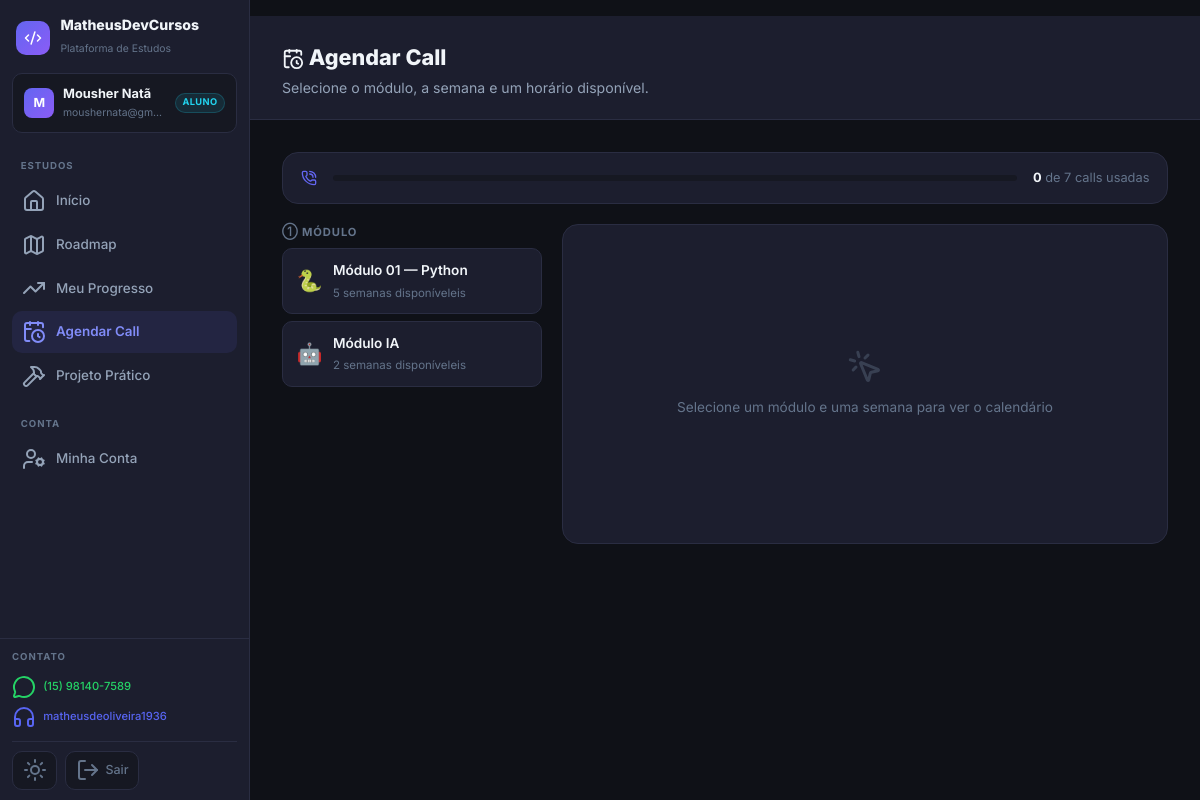
The app's page /schedule-call (signed in) with its own data.
### app.py (models this page shows)
class User(UserMixin, db.Model):
    id = db.Column(db.Integer, primary_key=True)
    username = db.Column(db.String(80), unique=True, nullable=False)
    email = db.Column(db.String(120), unique=True, nullable=True)
    password_hash = db.Column(db.String(200), nullable=False)
    role = db.Column(db.String(20), default='student')
    created_at = db.Column(db.DateTime, default=datetime.utcnow)
    is_active_user = db.Column(db.Boolean, default=True)
    modules = db.relationship('UserModule', backref='user', lazy=True, cascade='all, delete-orphan')
    progress = db.relationship('LessonProgress', backref='user', lazy=True, cascade='all, delete-orphan')
    submissions = db.relationship('ExerciseSubmission', backref='user', lazy=True, cascade='all, delete-orphan')

class Module(db.Model):
    id = db.Column(db.Integer, primary_key=True)
    name = db.Column(db.String(200), nullable=False)
    short_name = db.Column(db.String(80))
    description = db.Column(db.Text)
    price = db.Column(db.Float, default=0.0)
    duration = db.Column(db.String(100))
    level = db.Column(db.String(50))
    color = db.Column(db.String(20), default='purple')
    icon = db.Column(db.String(10), default='🐍')
    is_active = db.Column(db.Boolean, default=True)
    lessons = db.relationship('Lesson', backref='module', lazy=True, order_by='Lesson.order')
    users = db.relationship('UserModule', backref='module', lazy=True)

### app.py (the view)
@app.route('/schedule-call')
@login_required
def schedule_call():
    if current_user.role == 'admin':
        return redirect(url_for('admin_dashboard'))
    my_calls = CallSchedule.query.filter_by(user_id=current_user.id)\
        .order_by(CallSchedule.scheduled_date.desc()).all()
    availability = CallAvailability.query.filter_by(is_active=True).all()
    avail_map = {}
    for a in availability:
        if a.day_of_week not in avail_map:
            avail_map[a.day_of_week] = []
        avail_map[a.day_of_week].append({'start': a.start_time, 'end': a.end_time})
    user_modules = UserModule.query.filter_by(user_id=current_user.id).all()
    all_weeks = []
    for um in user_modules:
        mod = um.module
        weeks_q = db.session.query(Lesson.week_number, Lesson.title)\
            .filter_by(module_id=mod.id)\
            .order_by(Lesson.week_number, Lesson.order).all()
        seen = set()
        for wn, wt in weeks_q:
            if wn not in seen:
                seen.add(wn)
                all_weeks.append({
                    'module_id': mod.id,
                    'module_name': mod.short_name or mod.name,
                    'module_icon': mod.icon,
                    'week_number': wn,
                    'week_title': wt,
                })
    booked_weeks = set()
    for c in my_calls:
        if c.status in ['pending', 'confirmed', 'completed'] and c.module_id and c.week_number:
            booked_weeks.add((c.module_id, c.week_number))
    unbooked_weeks = [w for w in all_weeks
                      if (w['module_id'], w['week_number']) not in booked_weeks]
    total_calls = len(all_weeks)
    used_calls = len(booked_weeks)
    can_schedule = len(unbooked_weeks) > 0
    booked_slots = CallSchedule.query.filter(
        CallSchedule.status.in_(['pending', 'confirmed'])
    ).all()
    booked = [{'date': str(c.scheduled_date), 'time': c.scheduled_time} for c in booked_slots]
    booked_weeks_data = [w for w in all_weeks
                         if (w['module_id'], w['week_number']) in booked_weeks]
    return render_template('student/schedule.html',
        my_calls=my_calls, avail_map=json.dumps(avail_map),
        can_schedule=can_schedule,
        unbooked_weeks=json.dumps(unbooked_weeks),
        unbooked_weeks_raw=unbooked_weeks,
        booked_weeks_data=booked_weeks_data,
        total_calls=total_calls, used_calls=used_calls,
        booked_slots=json.dumps(booked))

### app.py (called while the page is built)
@login_manager.user_loader
def load_user(user_id):
    return User.query.get(int(user_id))

### templates/student/schedule.html (shortened to what this page needs)
{% extends "base.html" %}
{% block content %}
<div class="page-header">
  <div class="page-header-inner" style="display:flex;align-items:center;justify-content:space-between;">
    <div>
      <h1><i data-lucide="calendar-clock" style="width:22px;height:22px;display:inline;vertical-align:middle;"></i> Agendar Call</h1>
      <p>Selecione o módulo, a semana e um horário disponível.</p>
    </div>
  </div>
</div>
<div class="page-body"><div class="page-body-inner">
  <div class="quota-bar" style="margin-bottom:1.25rem;">
    <i data-lucide="phone-call" style="width:16px;height:16px;color:var(--primary);flex-shrink:0;"></i>
    <div class="quota-track">
      {% set pct = (used_calls / total_calls * 100)|round|int if total_calls > 0 else 0 %}
    </div>
    <span class="quota-label"><strong>{{ used_calls }}</strong> de {{ total_calls }} calls usadas</span>
  </div>
  <div class="sched-layout">
    <div class="sched-left">
      <div>
        <div class="step-label">① Módulo</div>
        <div style="display:flex;flex-direction:column;gap:0.4rem;" id="moduleList">
          {% set all_mod_ids = [] %}
          {% for w in unbooked_weeks_raw %}
            {% if loop.changed(w.module_id) %}
            <div class="module-card" data-mid="{{ w.module_id }}" onclick="selectModule({{ w.module_id }})">
              <span class="mod-icon">{{ w.module_icon }}</span>
              <div>
                <div class="mod-name">{{ w.module_name }}</div>
                <div class="mod-sub" id="mod-sub-{{ w.module_id }}">
                  {% set week_count = unbooked_weeks_raw|selectattr('module_id','eq', w.module_id)|list|length %}
                  {{ week_count }} semana{{ 's' if week_count != 1 }} disponível{{ 'eis' if week_count != 1 }}
                </div>
              </div>
            </div>
            {% endif %}
          {% else %}
            <div style="font-size:0.82rem;color:var(--text3);padding:0.75rem 0;">
              Nenhum módulo com calls disponíveis.
            </div>
          {% endfor %}
        </div>
      </div>
    </div>
    <div class="sched-right">
      <div id="calPlaceholder" class="month-cal" style="display:flex;align-items:center;justify-content:center;min-height:320px;flex-direction:column;gap:0.75rem;color:var(--text3);">
        <i data-lucide="mouse-pointer-click" style="width:36px;height:36px;opacity:0.4;"></i>
        <p style="font-size:0.85rem;">Selecione um módulo e uma semana para ver o calendário</p>
      </div>
    </div>
  </div>
</div></div>
{% endblock %}

### templates/base.html (shortened to what this page needs)
<!DOCTYPE html>
<html lang="pt-BR">
<head>
  <link rel="stylesheet" href="{{ url_for('static', filename='css/style.css') }}">
  <link rel="stylesheet" href="https://cdnjs.cloudflare.com/ajax/libs/codemirror/5.65.16/codemirror.min.css">
  <link rel="stylesheet" href="https://cdnjs.cloudflare.com/ajax/libs/codemirror/5.65.16/theme/dracula.min.css">
</head>
<body>
<div class="app-layout">
  <aside class="sidebar" id="sidebar">
    <div class="sb-brand">
      <a href="{{ url_for('index') }}" class="sb-brand-link">
        <div class="sb-brand-icon"><i data-lucide="code-2" style="width:18px;height:18px;color:#fff;"></i></div>
        <div class="sb-brand-text">
          <strong>MatheusDevCursos</strong>
          <span>Plataforma de Estudos</span>
        </div>
      </a>
    </div>
    <div class="sb-user">
      <div class="sb-user-avatar">{{ current_user.username[0].upper() }}</div>
      <div class="sb-user-info">
        <strong>{{ current_user.username }}</strong>
        <small>{{ current_user.email or '' }}</small>
      </div>
      {% if current_user.role == 'admin' %}
        <span class="sb-badge sb-badge-admin">Admin</span>
      {% else %}
        <span class="sb-badge sb-badge-student">Aluno</span>
      {% endif %}
    </div>
    <nav class="sb-nav">
      {% if current_user.role == 'admin' %}
        <div class="sb-section-label">Administração</div>
        <a href="{{ url_for('admin_dashboard') }}" class="sb-link{{ ' active' if request.endpoint == 'admin_dashboard' }}">
          <i data-lucide="layout-dashboard"></i><span>Dashboard</span>
        </a>
        <a href="{{ url_for('admin_students') }}" class="sb-link{{ ' active' if request.endpoint in ['admin_students', 'admin_student_detail'] }}">
          <i data-lucide="users"></i><span>Alunos</span>
        </a>
        <a href="{{ url_for('admin_revenue') }}" class="sb-link{{ ' active' if request.endpoint == 'admin_revenue' }}">
          <i data-lucide="wallet"></i><span>Receita</span>
        </a>
        <a href="{{ url_for('admin_calls') }}" class="sb-link{{ ' active' if request.endpoint == 'admin_calls' }}">
          <i data-lucide="calendar-clock"></i><span>Calls</span>
        </a>
        <a href="{{ url_for('admin_projetos') }}" class="sb-link{{ ' active' if request.endpoint == 'admin_projetos' }}">
          <i data-lucide="hammer"></i><span>Projetos</span>
        </a>
      {% else %}
        <div class="sb-section-label">Estudos</div>
        <a href="{{ url_for('dashboard') }}" class="sb-link{{ ' active' if request.endpoint == 'dashboard' }}">
          <i data-lucide="home"></i><span>Início</span>
        </a>
        <a href="{{ url_for('roadmap') }}" class="sb-link{{ ' active' if request.endpoint == 'roadmap' }}">
          <i data-lucide="map"></i><span>Roadmap</span>
        </a>
        <a href="{{ url_for('profile') }}" class="sb-link{{ ' active' if request.endpoint == 'profile' }}">
          <i data-lucide="trending-up"></i><span>Meu Progresso</span>
        </a>
        <a href="{{ url_for('schedule_call') }}" class="sb-link{{ ' active' if request.endpoint == 'schedule_call' }}">
          <i data-lucide="calendar-clock"></i><span>Agendar Call</span>
        </a>
        <a href="{{ url_for('projeto_pratico') }}" class="sb-link{{ ' active' if request.endpoint == 'projeto_pratico' }}">
          <i data-lucide="hammer"></i><span>Projeto Prático</span>
        </a>
        <div class="sb-section-label" style="margin-top:0.5rem;">Conta</div>
        <a href="{{ url_for('minha_conta') }}" class="sb-link{{ ' active' if request.endpoint == 'minha_conta' }}">
          <i data-lucide="user-cog"></i><span>Minha Conta</span>
        </a>
      {% endif %}
    </nav>
    <div class="sb-footer">
      <div class="sb-contact">
        <div class="sb-section-label" style="padding:0;margin-bottom:0.45rem;">Contato</div>
        <a href="https://wa.me/5515981407589" target="_blank" class="sb-contact-link sb-wa">
          <i data-lucide="message-circle"></i> (15) 98140-7589
        </a>
        <a href="https://discord.com/users/matheusdeoliveira1936" target="_blank" class="sb-contact-link sb-dc">
          <i data-lucide="headphones"></i> matheusdeoliveira1936
        </a>
      </div>
      <div class="sb-actions">
        <button class="sb-action-btn" onclick="toggleTheme()" title="Alternar tema">
          <i data-lucide="sun" class="theme-icon-light"></i>
        </button>
        <a href="{{ url_for('logout') }}" class="sb-action-btn sb-logout" title="Sair">
          <i data-lucide="log-out"></i>
          <span>Sair</span>
        </a>
      </div>
    </div>
  </aside>
  <main class="main-content">
    <div style="padding: 0 2rem; padding-top: 1rem; max-width:1100px; margin:0 auto;">
    </div>
    {% block content %}{% endblock %}
  </main>
</div>
</body>
</html>

### templates/student/schedule.html (style rules this page uses)
.sched-layout { display: grid; grid-template-columns: 260px 1fr; gap: 1.25rem; align-items: start; }
.sched-left { display: flex; flex-direction: column; gap: 1rem; }
.step-label { font-size: 0.7rem; font-weight: 700; color: var(--text3); text-transform: uppercase; letter-spacing: 0.08em; margin-bottom: 0.4rem; }
.module-card { display: flex; align-items: center; gap: 0.65rem; padding: 0.7rem 0.85rem; background: var(--surface); border: 1.5px solid var(--border); border-radius: var(--radius); cursor: pointer; transition: border-color 0.15s, background 0.15s; }
.module-card .mod-icon { font-size: 1.3rem; }
.module-card .mod-name { font-size: 0.85rem; font-weight: 600; color: var(--text); }
.module-card .mod-sub { font-size: 0.72rem; color: var(--text3); margin-top: 0.1rem; }
.sched-right { display: flex; flex-direction: column; gap: 1rem; }
.month-cal { background: var(--surface); border: 1px solid var(--border); border-radius: var(--radius-lg); overflow: hidden; }
.quota-bar { background: var(--surface); border: 1px solid var(--border); border-radius: var(--radius-lg); padding: 0.9rem 1.1rem; display: flex; align-items: center; gap: 1rem; }
.quota-track { flex: 1; background: var(--bg2); border-radius: 99px; height: 6px; overflow: hidden; }
.quota-label { font-size: 0.8rem; color: var(--text3); white-space: nowrap; }
.quota-label strong { color: var(--text); }

### records on screen
User: username "M", username "Mousher Natã", email "moushernata@gm…"
Module: module_name "Módulo 01 — Python"
Module: module_name "Módulo IA"

### other values on screen
{{ used_calls }} "0"
{{ total_calls }} "7"
{{ w.module_icon }} "🐍" "🤖"
{{ week_count }} "5" "2"
{{ 's' if week_count != 1 }} "s" "s"
{{ 'eis' if week_count != 1 }} "eis" "eis"
